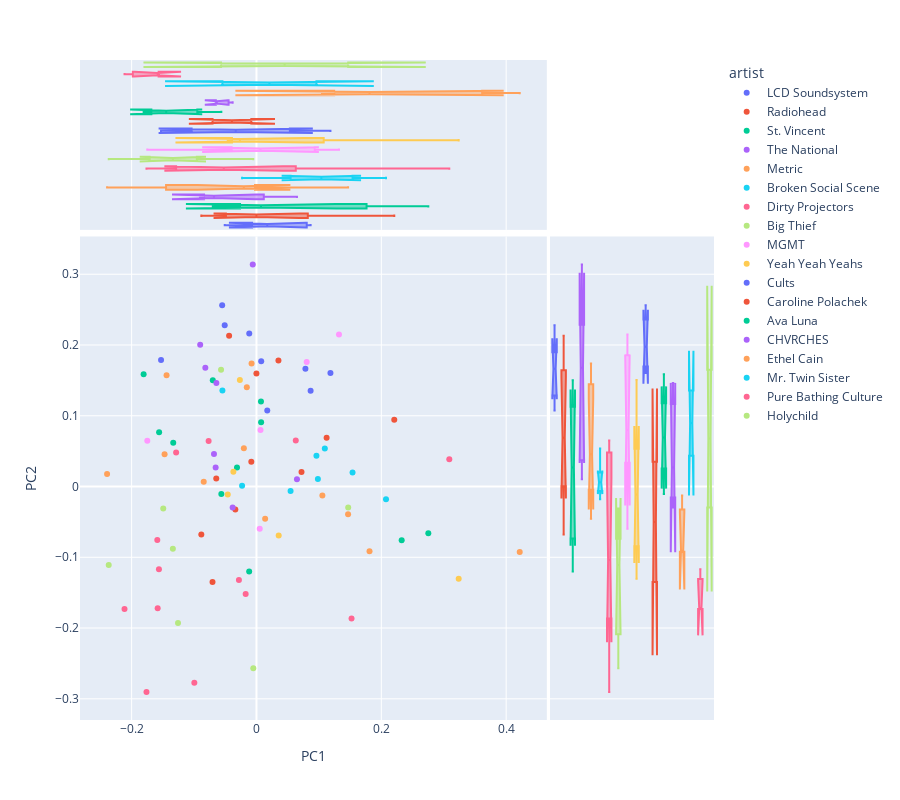

Source (notebook cell):
### Code cell
vis_pcs(DCM, 1, 2, label='artist')
